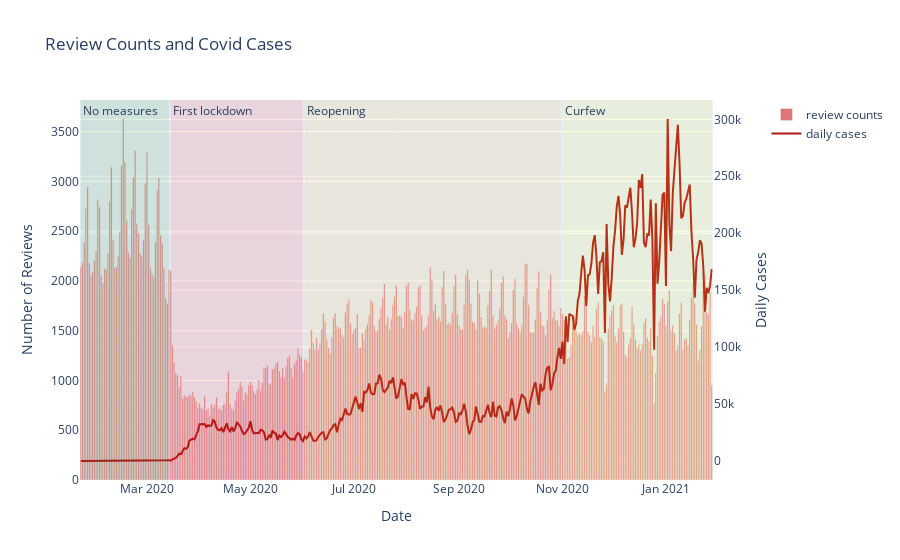

The cell this chart's notebook holds for it:
### Code cell
import plotly.graph_objects as go
from plotly.subplots import make_subplots

# Create figure with secondary y-axis
fig = make_subplots(specs=[[{"secondary_y": True}]])

# Add traces
fig.add_trace(
    go.Bar(x=x_value, y=y_value, name="review counts"),
    secondary_y=False
)

fig.add_trace(
    go.Scatter(x=x_value, y=y2_value, name="daily cases"),
    secondary_y=True,
)

#add line
fig.add_vrect(x0='2020-01-22', x1='2020-03-14', line_width=0, fillcolor="green", opacity=0.1,
             annotation_text="No measures", annotation_position="top left")

fig.add_vrect(x0='2020-03-15', x1='2020-06-01', line_width=0, fillcolor="red", opacity=0.1,
             annotation_text="First lockdown", annotation_position="top left")


fig.add_vrect(x0='2020-06-02', x1='2020-10-31', line_width=0, fillcolor="orange", opacity=0.1,
             annotation_text="Reopening", annotation_position="top left")


fig.add_vrect(x0='2020-11-01', x1='2021-01-28', line_width=0, fillcolor="yellow", opacity=0.1,
             annotation_text="Curfew", annotation_position="top left")

#color
fig.update_traces(marker=dict(color="#de7676"),
                  selector=dict(type="bar"))

fig.update_traces(marker=dict(color="#b01a1a"),
                  selector=dict(type="scatter"))

# Add figure title
fig.update_layout(
    title_text="Review Counts and Covid Cases")

# Set x-axis title
fig.update_xaxes(title_text="Date")

# Set y-axes titles
fig.update_yaxes(title_text="Number of Reviews", secondary_y=False)
fig.update_yaxes(title_text="Daily Cases", secondary_y=True)

fig.show()

### Figure 1 — Plotly figure (JSON) as saved in the notebook; plotly's stock layout.template omitted (floating-point values rounded to 4 significant figures; data arrays with more than 128 entries replaced by an {"elided": "..."} marker saying what was removed)
{"data": [{"marker": {"color": "#de7676"}, "name": "review counts", "type": "bar", "x": {"elided": "373 str values"}, "xaxis": "x", "y": {"elided": "373 int values"}, "yaxis": "y"}, {"marker": {"color": "#b01a1a"}, "name": "daily cases", "type": "scatter", "x": {"elided": "373 str values"}, "xaxis": "x", "y": {"elided": "373 int values"}, "yaxis": "y2"}], "layout": {"annotations": [{"showarrow": false, "text": "No measures", "x": "2020-01-22", "xanchor": "left", "xref": "x", "y": 1, "yanchor": "top", "yref": "y domain"}, {"showarrow": false, "text": "First lockdown", "x": "2020-03-15", "xanchor": "left", "xref": "x", "y": 1, "yanchor": "top", "yref": "y domain"}, {"showarrow": false, "text": "Reopening", "x": "2020-06-02", "xanchor": "left", "xref": "x", "y": 1, "yanchor": "top", "yref": "y domain"}, {"showarrow": false, "text": "Curfew", "x": "2020-11-01", "xanchor": "left", "xref": "x", "y": 1, "yanchor": "top", "yref": "y domain"}], "shapes": [{"fillcolor": "green", "line": {"width": 0}, "opacity": 0.1, "type": "rect", "x0": "2020-01-22", "x1": "2020-03-14", "xref": "x", "y0": 0, "y1": 1, "yref": "y domain"}, {"fillcolor": "red", "line": {"width": 0}, "opacity": 0.1, "type": "rect", "x0": "2020-03-15", "x1": "2020-06-01", "xref": "x", "y0": 0, "y1": 1, "yref": "y domain"}, {"fillcolor": "orange", "line": {"width": 0}, "opacity": 0.1, "type": "rect", "x0": "2020-06-02", "x1": "2020-10-31", "xref": "x", "y0": 0, "y1": 1, "yref": "y domain"}, {"fillcolor": "yellow", "line": {"width": 0}, "opacity": 0.1, "type": "rect", "x0": "2020-11-01", "x1": "2021-01-28", "xref": "x", "y0": 0, "y1": 1, "yref": "y domain"}], "title": {"text": "Review Counts and Covid Cases"}, "xaxis": {"anchor": "y", "domain": [0, 0.94], "title": {"text": "Date"}}, "yaxis": {"anchor": "x", "domain": [0, 1], "title": {"text": "Number of Reviews"}}, "yaxis2": {"anchor": "x", "overlaying": "y", "side": "right", "title": {"text": "Daily Cases"}}}}
